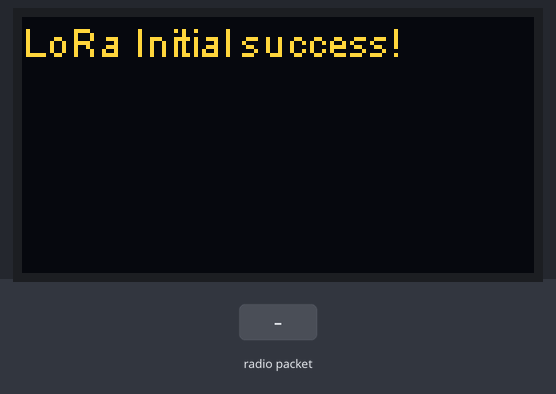
Recording of a sketch running on a simulated ESP32. Parts: 128×64 one-colour display. Inputs (shaded band) come from the test bench. The OLED is the two-colour kind (top 16 rows yellow); what the sketch prints to the serial monitor is not drawn.

Above: at 1.5 s.
1.6 s: radio packet "FULL" arrives
At 2.4 s:
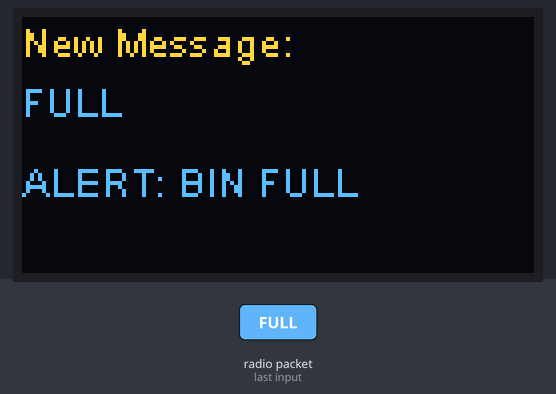
3.1 s: radio packet "1" arrives
At 3.5 s:
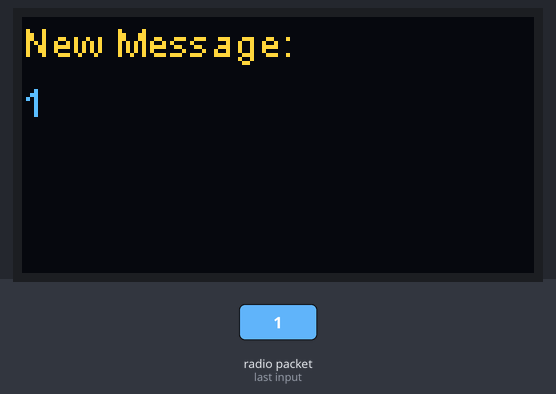
Timing chart, 0 to 6.1 s (numbered marks = the images above; inputs shaded):
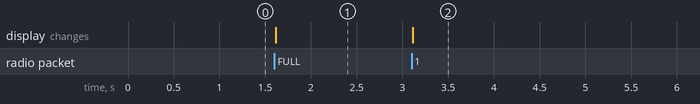

The sketch:

reciver.ino
```cpp
#include "heltec.h"

#define BAND 868E6

void setup() {
  Heltec.begin(true, true, true, true, BAND);
  Serial.begin(115200);

  Serial.println("LoRa String Receiver Initialized...");
}

void loop() {
  int packetSize = LoRa.parsePacket();
  if (packetSize) {
    String incoming = "";

    // Read the packet character by character
    while (LoRa.available()) {
      incoming += (char)LoRa.read();
    }

    // Log the raw string to Serial
    Serial.println(incoming);

    // Update OLED
    Heltec.display->clear();
    Heltec.display->drawString(0, 0, "New Message:");
    // If the string is long, we split it manually or just show the whole thing
    Heltec.display->drawString(0, 15, incoming);

    // Quick Logic: Check if the string contains "FULL"
    if (incoming.indexOf("FULL") >= 0) {
      Heltec.display->drawString(0, 35, "ALERT: BIN FULL");
    }

    Heltec.display->display();
  }
}
```

Measured:
- after the input at 1.6 s, the display: changes at once (image 1)
- after the input at 3.1 s, the display: changes at once (image 2)
